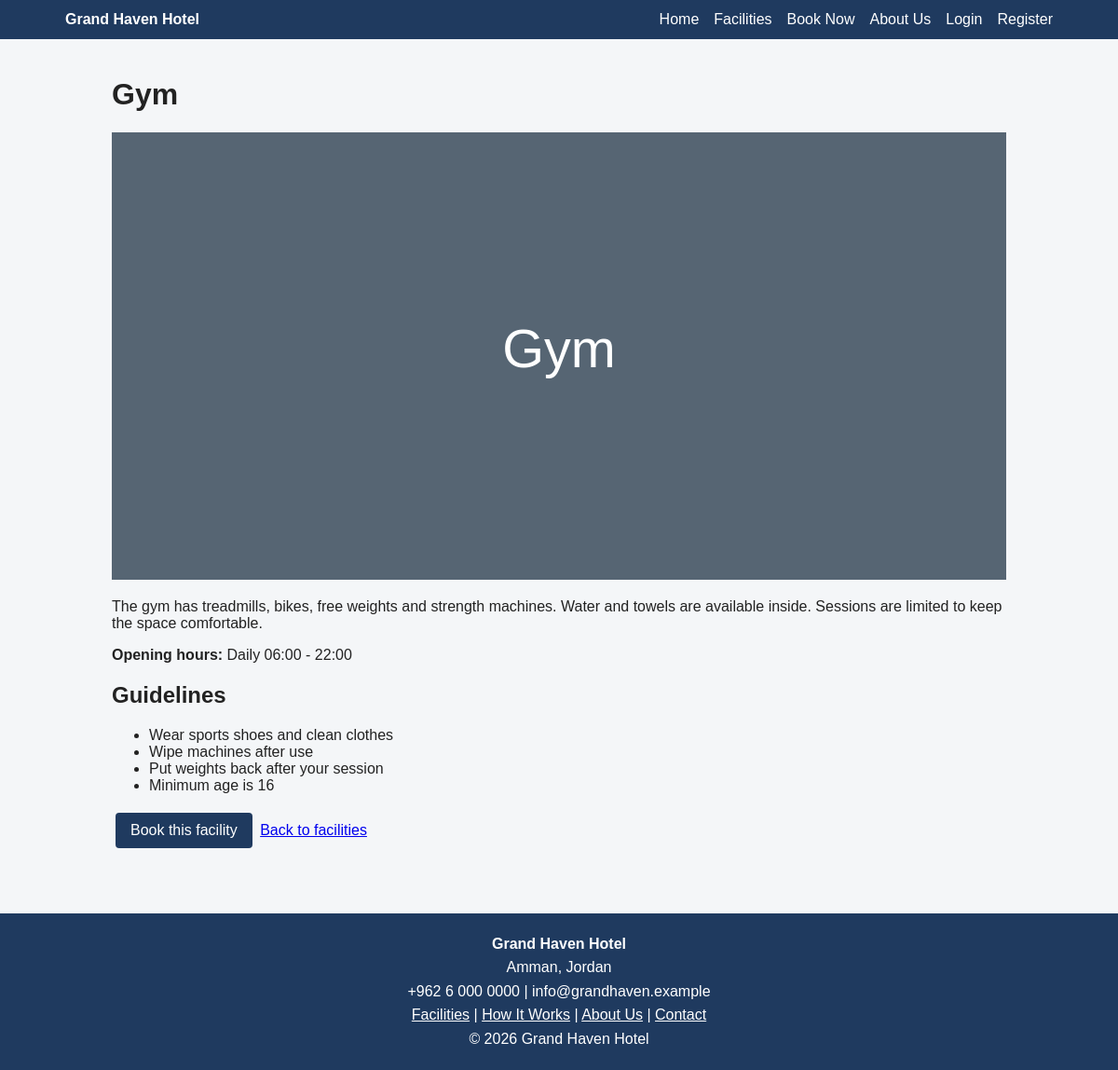
/pages/facility.php?id=2, run on the app's committed database.
### tables this page shows
CREATE TABLE facilities (
    id INT AUTO_INCREMENT PRIMARY KEY,
    name VARCHAR(100) NOT NULL,
    short_description VARCHAR(255) NOT NULL,
    description TEXT NOT NULL,
    image VARCHAR(100) NOT NULL DEFAULT 'placeholder.svg',
    opening_hours VARCHAR(100) NOT NULL DEFAULT '',
    guidelines TEXT NULL
);

### includes/autoload.php (called while the page is built, shortened)
<?php
spl_autoload_register(function ($class) {
    $file = ROOT . '/classes/' . $class . '.php';
});

### classes/Database.php (called while the page is built)
<?php
class Database
{
    private static ?PDO $pdo = null;
    public static function pdo(): PDO
    {
        if (self::$pdo === null) {
            self::$pdo = new PDO(
                'mysql:host=' . DB_HOST . ';dbname=' . DB_NAME . ';charset=utf8mb4',
                DB_USER,
                DB_PASS,
                [
                    PDO::ATTR_ERRMODE            => PDO::ERRMODE_EXCEPTION,
                    PDO::ATTR_DEFAULT_FETCH_MODE => PDO::FETCH_ASSOC,
                ]
            );
        }
        return self::$pdo;
    }
}

### classes/Model.php (called while the page is built, shortened)
<?php
abstract class Model
{
    public function __construct()
    {
        $this->db = Database::pdo();
    }
}

### classes/Facility.php (called while the page is built, shortened)
<?php
class Facility extends Model
{
    public function find(int $id): ?array
    {
        $stmt = $this->db->prepare('SELECT * FROM facilities WHERE id = ?');
        $stmt->execute([$id]);
        return $stmt->fetch() ?: null;
    }
    public static function guidelineList(?string $text): array
    {
        return array_values(array_filter(array_map('trim', explode("\n", (string) $text))));
    }
    public static function imageUrl(?string $file): string
    {
        return asset('images/' . $file);
    }
}

### includes/helpers.php (called while the page is built, shortened)
<?php
function e($value): string
{
    return htmlspecialchars((string) $value, ENT_QUOTES, 'UTF-8');
}
function url(string $path = ''): string
{
    return BASE . '/' . ltrim($path, '/');
}
function asset(string $path): string
{
    return BASE . '/assets/' . ltrim($path, '/');
}

### pages/facility.php (the view, shortened to what this page needs)
<?php
$f = (new Facility())->find((int) ($_GET['id'] ?? 0));
$guidelines = Facility::guidelineList($f['guidelines']);
include ROOT . '/includes/header.php';
?>
<h1><?= e($f['name']) ?></h1>
<img src="<?= e(Facility::imageUrl($f['image'])) ?>" alt="<?= e($f['name']) ?>">
<p><?= nl2br(e($f['description'])) ?></p>
<p><strong>Opening hours:</strong> <?= e($f['opening_hours']) ?></p>
<?php if ($guidelines): ?>
    <h2>Guidelines</h2>
    <ul>
        <?php foreach ($guidelines as $line): ?><li><?= e($line) ?></li><?php endforeach; ?>
    </ul>
<?php endif; ?>
<p>
    <a class="button" href="<?= url('pages/availability.php?facility=' . $f['id']) ?>">Book this facility</a>
    <a href="<?= url('pages/facilities.php') ?>">Back to facilities</a>
</p>
<?php include ROOT . '/includes/footer.php'; ?>

### assets/css/style.css (style rules this page uses)
* { box-sizing: border-box; }
body { margin: 0; font-family: Arial, sans-serif; background: #f4f6f8; color: #222; }
main img { max-width: 100%; height: auto; }
.button { display: inline-block; background: #1f3a5f; color: #fff; padding: 10px 16px; border-radius: 4px; text-decoration: none; margin: 4px; }

### data on the page
facilities: name "Gym", image (picture), description "The gym has treadmills, bikes, free weights and strength machines. Water and towels are available inside. Sessions are limited to keep the space comfortable.", opening_hours "Daily 06:00 - 22:00", guidelines "Wear sports shoes and clean clothes", guidelines "Wipe machines after use", guidelines "Put weights back after your session", guidelines "Minimum age is 16"

### other printed values
HOTEL_NAME "Grand Haven Hotel"
HOTEL_ADDRESS "Amman, Jordan"
HOTEL_PHONE "+962 6 000 0000"
HOTEL_EMAIL "info@grandhaven.example"
